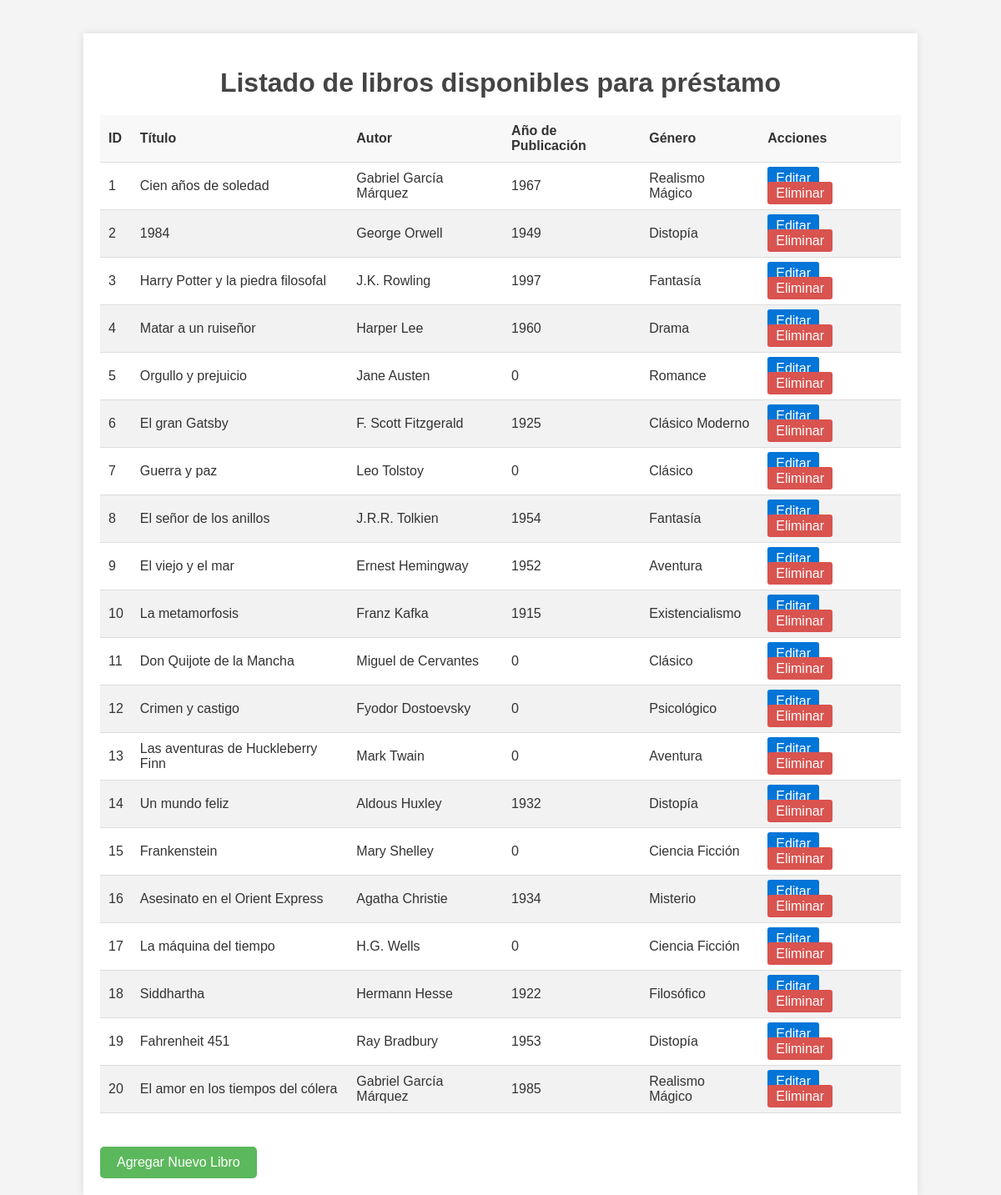
The page / on the database its author committed.
### tables this page shows
CREATE TABLE `libros` (
  `id` int(11) NOT NULL,
  `titulo` varchar(255) NOT NULL,
  `autor` varchar(255) NOT NULL,
  `año_publicacion` year(4) NOT NULL,
  `genero` varchar(100) NOT NULL
);

### config/database.php (called while the page is built, shortened)
<?php
class Database {
    private $host = DB_HOST;
    private $db_name = DB_NAME;
    private $username = DB_USER;
    private $password = DB_PASS;
    public function connect() {
        $this->conn = null;
        try {
            $this->conn = new PDO("mysql:host=" . $this->host . ";dbname=" . $this->db_name, $this->username, $this->password);
            $this->conn->setAttribute(PDO::ATTR_ERRMODE, PDO::ERRMODE_EXCEPTION);
        } catch(PDOException $e) {
            echo "Connection Error: " . $e->getMessage();
        }
        return $this->conn;
    }
}

### controllers/LibrosController.php (called while the page is built, shortened)
<?php
class LibrosController {
    private $model;
    public function __construct() {
        $this->model = new Libro();
    }
    public function index() {
        $libros = $this->model->obtenerLibros();
        require_once __DIR__ . '/../views/libros/index.php';
    }
}

### index.php (called while the page is built, shortened)
<?php
require_once 'config/database.php';
require_once 'router.php';
require_once 'models/Libro.php';
require_once 'controllers/LibrosController.php';
$router = new Router();

### models/Libro.php (called while the page is built, shortened)
<?php
class Libro {
    private $db;
    public function __construct() {
        $this->db = (new Database())->connect();
    }
    public function obtenerLibros() {
        $stmt = $this->db->prepare("SELECT * FROM libros");
        $stmt->execute();
        return $stmt->fetchAll(PDO::FETCH_ASSOC);
    }
}

### views/libros/index.php (the view, shortened to what this page needs)
<!DOCTYPE html>
<html lang="es">
<head>
    <link rel="stylesheet" href="/css/styles.css">
</head>
<body>
    <div class="container">
        <h1>Listado de libros disponibles para préstamo</h1>
        <table class="books-table">
            <thead>
                <tr>
                    <th>ID</th>
                    <th>Título</th>
                    <th>Autor</th>
                    <th>Año de Publicación</th>
                    <th>Género</th>
                    <th>Acciones</th>
                </tr>
            </thead>
            <tbody>
                <?php foreach ($libros as $libro): ?>
                    <tr>
                        <td><?php echo $libro['id']; ?></td>
                        <td><?php echo $libro['titulo']; ?></td>
                        <td><?php echo $libro['autor']; ?></td>
                        <td><?php echo $libro['año_publicacion']; ?></td>
                        <td><?php echo $libro['genero']; ?></td>
                        <td>
                            <a href="/libros/edit?id=<?php echo $libro['id']; ?>" class="btn-edit">Editar</a>
                            <a href="/libros/delete?id=<?php echo $libro['id']; ?>" class="btn-delete">Eliminar</a>
                        </td>
                    </tr>
                <?php endforeach; ?>
            </tbody>
        </table>
        <a href="/libros/create" class="btn-add">Agregar Nuevo Libro</a>
    </div>
</body>
</html>

### router.php
<?php
class Router {
    public function __construct() {
        $controller = isset($_GET['controller']) ? $_GET['controller'] : 'libros';
        $action = isset($_GET['action']) ? $_GET['action'] : 'index';
        if ($controller === 'libros') {
            require_once 'controllers/LibrosController.php';
            $controller = new LibrosController();
            if (method_exists($controller, $action)) {
                $controller->{$action}();
            } else {
                echo "La acción '{$action}' no existe en el controlador '{$controller}'.";
            }
        } else {
            echo "Controlador no encontrado!";
        }
    }
}

### css/styles.css (style rules this page uses)
body { font-family: Arial, sans-serif; background-color: #f4f4f4; color: #333; margin: 0; padding: 0; }
.container { width: 80%; margin: 0 auto; padding: 20px; background: #fff; box-shadow: 0 0 10px rgba(0, 0, 0, 0.1); margin-top: 40px; }
h1 { text-align: center; margin-bottom: 20px; color: #444; }
.books-table { width: 100%; border-collapse: collapse; margin-bottom: 20px; }
.books-table th, .books-table td { padding: 10px; text-align: left; border-bottom: 1px solid #ddd; }
.books-table th { background-color: #f8f8f8; color: #333; }
.books-table tr:nth-child(even) { background-color: #f2f2f2; }
.btn-add { display: inline-block; padding: 10px 20px; color: #fff; background-color: #5cb85c; text-decoration: none; border-radius: 5px; margin-top: 20px; }
.btn-edit { padding: 5px 10px; color: #fff; background-color: #0275d8; text-decoration: none; border-radius: 3px; margin-right: 10px; }
.btn-delete { padding: 5px 10px; color: #fff; background-color: #d9534f; text-decoration: none; border-radius: 3px; }

### rows shown on the page
libros: id "1", titulo "Cien años de soledad", autor "Gabriel García Márquez", año_publicacion "1967", genero "Realismo Mágico"
libros: id "2", titulo "1984", autor "George Orwell", año_publicacion "1949", genero "Distopía"
libros: id "3", titulo "Harry Potter y la piedra filosofal", autor "J.K. Rowling", año_publicacion "1997", genero "Fantasía"
libros: id "4", titulo "Matar a un ruiseñor", autor "Harper Lee", año_publicacion "1960", genero "Drama"
libros: id "5", titulo "Orgullo y prejuicio", autor "Jane Austen", año_publicacion "0", genero "Romance"
libros: id "6", titulo "El gran Gatsby", autor "F. Scott Fitzgerald", año_publicacion "1925", genero "Clásico Moderno"
libros: id "7", titulo "Guerra y paz", autor "Leo Tolstoy", año_publicacion "0", genero "Clásico"
libros: id "8", titulo "El señor de los anillos", autor "J.R.R. Tolkien", año_publicacion "1954", genero "Fantasía"
libros: id "9", titulo "El viejo y el mar", autor "Ernest Hemingway", año_publicacion "1952", genero "Aventura"
libros: id "10", titulo "La metamorfosis", autor "Franz Kafka", año_publicacion "1915", genero "Existencialismo"
libros: id "11", titulo "Don Quijote de la Mancha", autor "Miguel de Cervantes", año_publicacion "0", genero "Clásico"
libros: id "12", titulo "Crimen y castigo", autor "Fyodor Dostoevsky", año_publicacion "0", genero "Psicológico"
libros: id "13", titulo "Las aventuras de Huckleberry Finn", autor "Mark Twain", año_publicacion "0", genero "Aventura"
libros: id "14", titulo "Un mundo feliz", autor "Aldous Huxley", año_publicacion "1932", genero "Distopía"
libros: id "15", titulo "Frankenstein", autor "Mary Shelley", año_publicacion "0", genero "Ciencia Ficción"
libros: id "16", titulo "Asesinato en el Orient Express", autor "Agatha Christie", año_publicacion "1934", genero "Misterio"
libros: id "17", titulo "La máquina del tiempo", autor "H.G. Wells", año_publicacion "0", genero "Ciencia Ficción"
libros: id "18", titulo "Siddhartha", autor "Hermann Hesse", año_publicacion "1922", genero "Filosófico"
libros: id "19", titulo "Fahrenheit 451", autor "Ray Bradbury", año_publicacion "1953", genero "Distopía"
libros: id "20", titulo "El amor en los tiempos del cólera", autor "Gabriel García Márquez", año_publicacion "1985", genero "Realismo Mágico"
